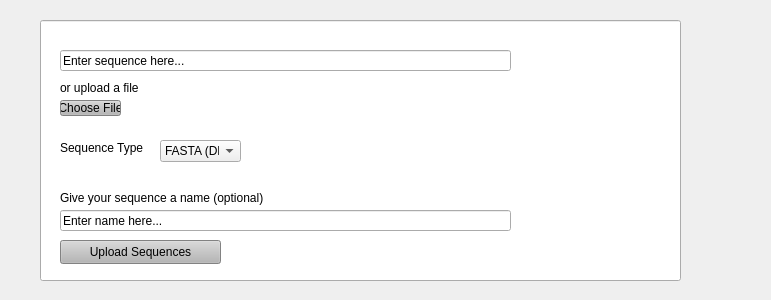
<?xml version="1.0" encoding="UTF-8"?>
<ui version="4.0">
 <class>Form</class>
 <widget class="QWidget" name="Form">
  <property name="geometry">
   <rect>
    <x>0</x>
    <y>0</y>
    <width>771</width>
    <height>300</height>
   </rect>
  </property>
  <property name="windowTitle">
   <string>Form</string>
  </property>
  <widget class="QLineEdit" name="Window">
   <property name="geometry">
    <rect>
     <x>40</x>
     <y>20</y>
     <width>641</width>
     <height>261</height>
    </rect>
   </property>
   <property name="styleSheet">
    <string notr="true">border-color: rgb(0, 0, 0);</string>
   </property>
  </widget>
  <widget class="QPushButton" name="UploadS">
   <property name="geometry">
    <rect>
     <x>60</x>
     <y>240</y>
     <width>161</width>
     <height>24</height>
    </rect>
   </property>
   <property name="styleSheet">
    <string notr="true">border-color: rgb(0, 0, 0);
selection-color: rgb(104, 104, 104);
background-color: rgb(182, 182, 182);</string>
   </property>
   <property name="text">
    <string>Upload Sequences</string>
   </property>
  </widget>
  <widget class="QLabel" name="UploadLabel">
   <property name="geometry">
    <rect>
     <x>60</x>
     <y>80</y>
     <width>171</width>
     <height>16</height>
    </rect>
   </property>
   <property name="text">
    <string>or upload a file</string>
   </property>
  </widget>
  <widget class="QPushButton" name="ChooseFile">
   <property name="geometry">
    <rect>
     <x>60</x>
     <y>100</y>
     <width>61</width>
     <height>16</height>
    </rect>
   </property>
   <property name="styleSheet">
    <string notr="true">border-color: rgb(0, 0, 0);
font: 300 7pt &quot;Segoe UI&quot;;
selection-color: rgb(104, 104, 104);
background-color: rgb(182, 182, 182);</string>
   </property>
   <property name="text">
    <string>Choose File</string>
   </property>
  </widget>
  <widget class="QLabel" name="SequenceNameLabel">
   <property name="geometry">
    <rect>
     <x>60</x>
     <y>190</y>
     <width>241</width>
     <height>16</height>
    </rect>
   </property>
   <property name="text">
    <string>Give your sequence a name (optional)</string>
   </property>
  </widget>
  <widget class="QLabel" name="SequenceTypeLabel">
   <property name="geometry">
    <rect>
     <x>60</x>
     <y>140</y>
     <width>91</width>
     <height>16</height>
    </rect>
   </property>
   <property name="text">
    <string>Sequence Type</string>
   </property>
  </widget>
  <widget class="QComboBox" name="TypeMenu">
   <property name="geometry">
    <rect>
     <x>160</x>
     <y>140</y>
     <width>81</width>
     <height>22</height>
    </rect>
   </property>
   <property name="styleSheet">
    <string notr="true">font: 7pt &quot;Segoe UI&quot;;</string>
   </property>
   <item>
    <property name="text">
     <string>FASTA (DNA)</string>
    </property>
   </item>
   <item>
    <property name="text">
     <string>FASTA (Protein)</string>
    </property>
   </item>
   <item>
    <property name="text">
     <string>EMBL</string>
    </property>
   </item>
   <item>
    <property name="text">
     <string>GCC</string>
    </property>
   </item>
   <item>
    <property name="text">
     <string>Genbank</string>
    </property>
   </item>
  </widget>
  <widget class="QLineEdit" name="sequenceEntryInput">
   <property name="geometry">
    <rect>
     <x>60</x>
     <y>50</y>
     <width>451</width>
     <height>21</height>
    </rect>
   </property>
   <property name="styleSheet">
    <string notr="true">border-color: rgb(0, 0, 0);</string>
   </property>
   <property name="text">
    <string>Enter sequence here...</string>
   </property>
   <property name="clearButtonEnabled">
    <bool>false</bool>
   </property>
  </widget>
  <widget class="QLineEdit" name="nameEntry">
   <property name="geometry">
    <rect>
     <x>60</x>
     <y>210</y>
     <width>451</width>
     <height>21</height>
    </rect>
   </property>
   <property name="text">
    <string>Enter name here...</string>
   </property>
  </widget>
 </widget>
 <resources/>
 <connections/>
</ui>
